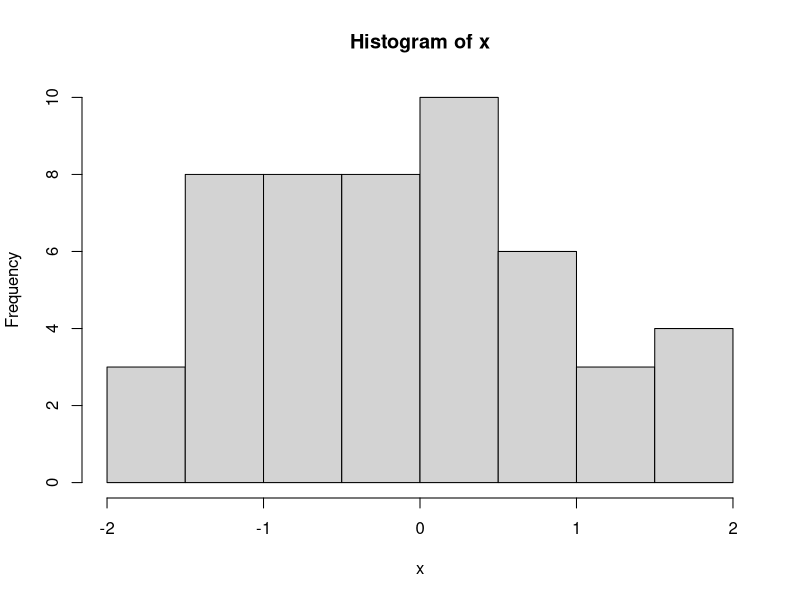
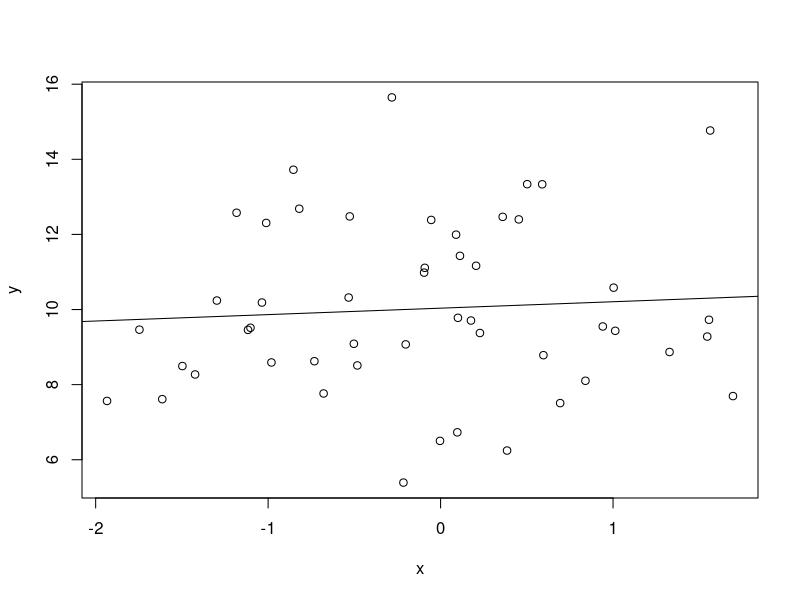
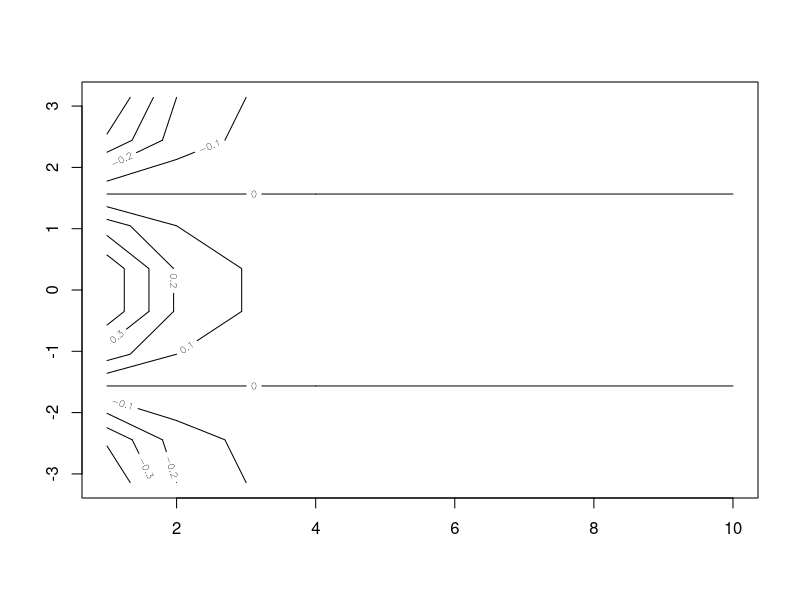
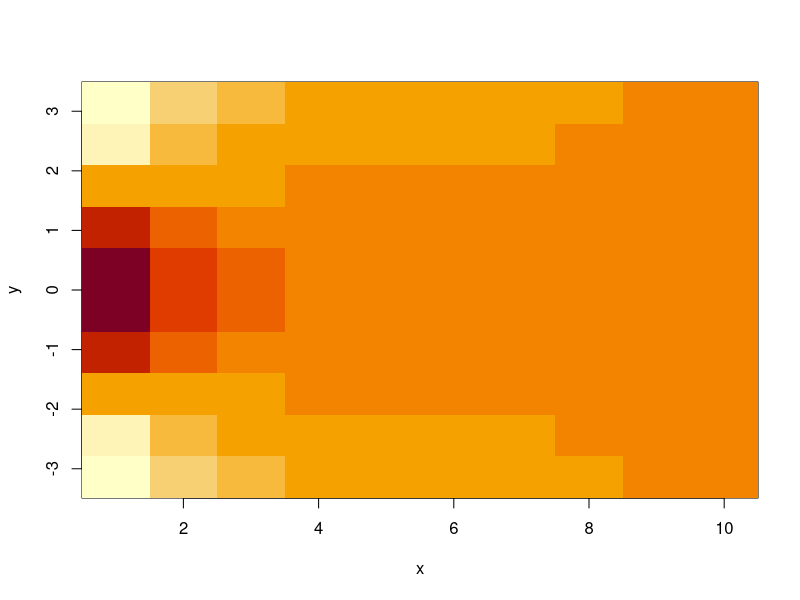

Write R code to recreate these figures, in order.
# Generamos dos  vectores de datos desde sendas distribuciones normales y los guardamos en sendos objetos x e y
x <- rnorm(50)
y <- rnorm(50, mean=10, sd=2)
# Imprimos en la consola el contenido de los objetos x e y
x
y

# Resumen descriptivo de los datos
summary(x); summary(y)

# Histograma de x
hist(x)
### esto genera un pdf y lo guarda ahi

# Representamos la distribucion conjunta de los datos (scatterplot)
plot(x, y)

# Ajustamos una recta de regresion de los datos
fit <- lm(y~x)
summary(fit)

# Superponemos la recta de regresion al grafico anterior
abline(fit)

# Creamos dos nuevos vectores con secuencias de valores
x <- 1:10
y <- seq(-pi, pi, length.out=10)

# Escribimos una matriz con los vectores anteriores por columnas
cbind(x, y)

# Escribimos una matriz con dos filas y cinco columnas con los elementos de x
matrix(x, 2, 5)

# Creamos una matriz con filas y columnas indexadas por x e y cuyos valores son cos(y)/(1+x^2)
f <- outer(x, y, function(x,y) cos(y)/(1+x^2))
f

# Dos representaciones tridimensional de f como función de x e y primero un diagrama de contornos
contour(x, y, f)

# y ahora un mapa de colores
image(x, y ,f)

# Demostracion de otras funciones graficas
#demo(graphics)
#demo(persp)

# Terminamos la sesion
q()